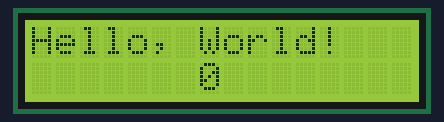
The sketch below on a simulated Arduino Uno, built with avr-gcc and run on an emulated ATmega328P. Shown: 16×2 character LCD.

Above: at 0.1 s.
At 4.1 s:
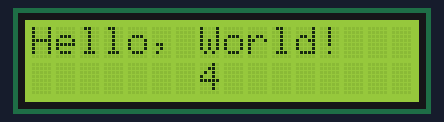
At 9.1 s:
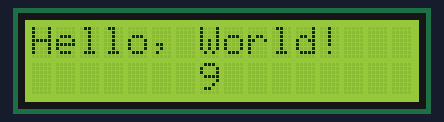
At 19.1 s:
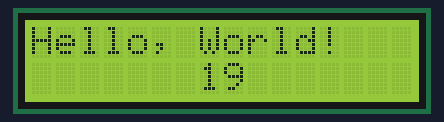
At 29.1 s:
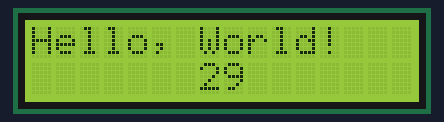
At 39.1 s:
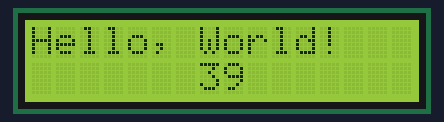

Measured:
- what the display in image 1 shows lasts 1.0 s, from 4.0 s to 5.0 s

The sketch:

code.ino
```cpp
#include <LiquidCrystal.h>
LiquidCrystal lcd(12, 11, 5, 4, 3, 2);

void setup()
 {
  lcd.begin(16, 2);
  lcd.print("Hello, World!");
}

void loop()
 {
  lcd.setCursor(7, 1);
  lcd.print(millis() / 1000);
}
```
